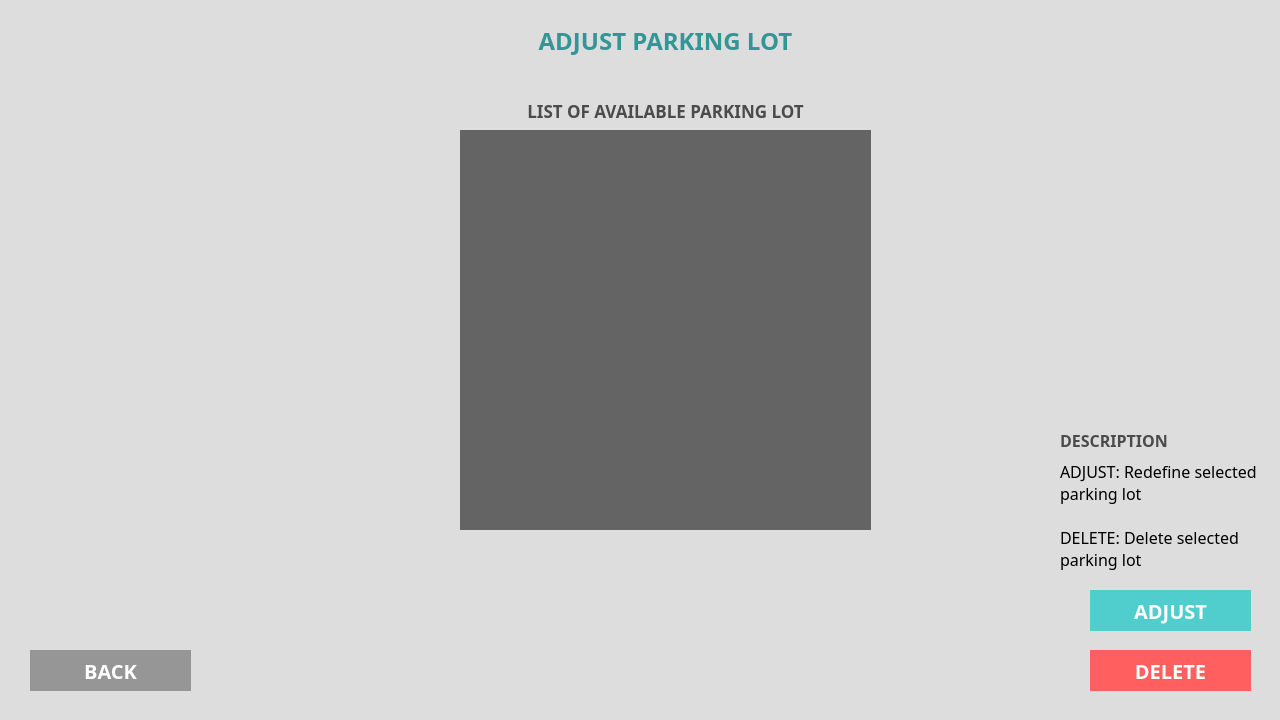
<?xml version="1.0" encoding="UTF-8"?>
<ui version="4.0">
 <class>MainWindow</class>
 <widget class="QMainWindow" name="MainWindow">
  <property name="geometry">
   <rect>
    <x>0</x>
    <y>0</y>
    <width>1280</width>
    <height>720</height>
   </rect>
  </property>
  <property name="sizePolicy">
   <sizepolicy hsizetype="Fixed" vsizetype="Fixed">
    <horstretch>0</horstretch>
    <verstretch>0</verstretch>
   </sizepolicy>
  </property>
  <property name="minimumSize">
   <size>
    <width>1280</width>
    <height>720</height>
   </size>
  </property>
  <property name="maximumSize">
   <size>
    <width>1280</width>
    <height>720</height>
   </size>
  </property>
  <property name="windowTitle">
   <string>MainWindow</string>
  </property>
  <property name="styleSheet">
   <string notr="true">border:0;
background-color: rgb(221, 221, 221);</string>
  </property>
  <widget class="QWidget" name="centralwidget">
   <widget class="QLabel" name="adjust_pl_label">
    <property name="geometry">
     <rect>
      <x>460</x>
      <y>20</y>
      <width>411</width>
      <height>41</height>
     </rect>
    </property>
    <property name="sizePolicy">
     <sizepolicy hsizetype="Fixed" vsizetype="Fixed">
      <horstretch>0</horstretch>
      <verstretch>0</verstretch>
     </sizepolicy>
    </property>
    <property name="maximumSize">
     <size>
      <width>1280</width>
      <height>720</height>
     </size>
    </property>
    <property name="font">
     <font>
      <family>Montserrat</family>
      <pointsize>18</pointsize>
      <weight>75</weight>
      <italic>false</italic>
      <bold>true</bold>
     </font>
    </property>
    <property name="styleSheet">
     <string notr="true">color: rgb(50, 150, 150);</string>
    </property>
    <property name="text">
     <string>ADJUST PARKING LOT</string>
    </property>
    <property name="alignment">
     <set>Qt::AlignCenter</set>
    </property>
   </widget>
   <widget class="QLabel" name="avail_list_label">
    <property name="geometry">
     <rect>
      <x>460</x>
      <y>100</y>
      <width>411</width>
      <height>21</height>
     </rect>
    </property>
    <property name="font">
     <font>
      <family>Montserrat</family>
      <pointsize>13</pointsize>
      <weight>75</weight>
      <italic>false</italic>
      <bold>true</bold>
     </font>
    </property>
    <property name="styleSheet">
     <string notr="true">color: rgb(75, 75, 75);</string>
    </property>
    <property name="text">
     <string>LIST OF AVAILABLE PARKING LOT</string>
    </property>
    <property name="alignment">
     <set>Qt::AlignCenter</set>
    </property>
   </widget>
   <widget class="QListWidget" name="avail_pl_list">
    <property name="geometry">
     <rect>
      <x>460</x>
      <y>130</y>
      <width>411</width>
      <height>400</height>
     </rect>
    </property>
    <property name="sizePolicy">
     <sizepolicy hsizetype="Fixed" vsizetype="Fixed">
      <horstretch>0</horstretch>
      <verstretch>0</verstretch>
     </sizepolicy>
    </property>
    <property name="font">
     <font>
      <family>Montserrat</family>
      <pointsize>14</pointsize>
      <weight>75</weight>
      <italic>false</italic>
      <bold>true</bold>
     </font>
    </property>
    <property name="styleSheet">
     <string notr="true">color:rgb(255, 255, 255);
background-color:rgb(100, 100, 100);
</string>
    </property>
    <property name="autoScrollMargin">
     <number>20</number>
    </property>
    <property name="isWrapping" stdset="0">
     <bool>false</bool>
    </property>
    <property name="spacing">
     <number>2</number>
    </property>
    <property name="currentRow">
     <number>-1</number>
    </property>
   </widget>
   <widget class="QPushButton" name="adjust_B">
    <property name="geometry">
     <rect>
      <x>1090</x>
      <y>590</y>
      <width>161</width>
      <height>41</height>
     </rect>
    </property>
    <property name="maximumSize">
     <size>
      <width>200</width>
      <height>50</height>
     </size>
    </property>
    <property name="palette">
     <palette>
      <active>
       <colorrole role="WindowText">
        <brush brushstyle="SolidPattern">
         <color alpha="255">
          <red>255</red>
          <green>255</green>
          <blue>255</blue>
         </color>
        </brush>
       </colorrole>
       <colorrole role="Button">
        <brush brushstyle="SolidPattern">
         <color alpha="255">
          <red>80</red>
          <green>206</green>
          <blue>206</blue>
         </color>
        </brush>
       </colorrole>
       <colorrole role="Text">
        <brush brushstyle="SolidPattern">
         <color alpha="255">
          <red>255</red>
          <green>255</green>
          <blue>255</blue>
         </color>
        </brush>
       </colorrole>
       <colorrole role="ButtonText">
        <brush brushstyle="SolidPattern">
         <color alpha="255">
          <red>255</red>
          <green>255</green>
          <blue>255</blue>
         </color>
        </brush>
       </colorrole>
       <colorrole role="Base">
        <brush brushstyle="SolidPattern">
         <color alpha="255">
          <red>80</red>
          <green>206</green>
          <blue>206</blue>
         </color>
        </brush>
       </colorrole>
       <colorrole role="Window">
        <brush brushstyle="SolidPattern">
         <color alpha="255">
          <red>80</red>
          <green>206</green>
          <blue>206</blue>
         </color>
        </brush>
       </colorrole>
      </active>
      <inactive>
       <colorrole role="WindowText">
        <brush brushstyle="SolidPattern">
         <color alpha="255">
          <red>255</red>
          <green>255</green>
          <blue>255</blue>
         </color>
        </brush>
       </colorrole>
       <colorrole role="Button">
        <brush brushstyle="SolidPattern">
         <color alpha="255">
          <red>80</red>
          <green>206</green>
          <blue>206</blue>
         </color>
        </brush>
       </colorrole>
       <colorrole role="Text">
        <brush brushstyle="SolidPattern">
         <color alpha="255">
          <red>255</red>
          <green>255</green>
          <blue>255</blue>
         </color>
        </brush>
       </colorrole>
       <colorrole role="ButtonText">
        <brush brushstyle="SolidPattern">
         <color alpha="255">
          <red>255</red>
          <green>255</green>
          <blue>255</blue>
         </color>
        </brush>
       </colorrole>
       <colorrole role="Base">
        <brush brushstyle="SolidPattern">
         <color alpha="255">
          <red>80</red>
          <green>206</green>
          <blue>206</blue>
         </color>
        </brush>
       </colorrole>
       <colorrole role="Window">
        <brush brushstyle="SolidPattern">
         <color alpha="255">
          <red>80</red>
          <green>206</green>
          <blue>206</blue>
         </color>
        </brush>
       </colorrole>
      </inactive>
      <disabled>
       <colorrole role="WindowText">
        <brush brushstyle="SolidPattern">
         <color alpha="255">
          <red>255</red>
          <green>255</green>
          <blue>255</blue>
         </color>
        </brush>
       </colorrole>
       <colorrole role="Button">
        <brush brushstyle="SolidPattern">
         <color alpha="255">
          <red>80</red>
          <green>206</green>
          <blue>206</blue>
         </color>
        </brush>
       </colorrole>
       <colorrole role="Text">
        <brush brushstyle="SolidPattern">
         <color alpha="255">
          <red>255</red>
          <green>255</green>
          <blue>255</blue>
         </color>
        </brush>
       </colorrole>
       <colorrole role="ButtonText">
        <brush brushstyle="SolidPattern">
         <color alpha="255">
          <red>255</red>
          <green>255</green>
          <blue>255</blue>
         </color>
        </brush>
       </colorrole>
       <colorrole role="Base">
        <brush brushstyle="SolidPattern">
         <color alpha="255">
          <red>80</red>
          <green>206</green>
          <blue>206</blue>
         </color>
        </brush>
       </colorrole>
       <colorrole role="Window">
        <brush brushstyle="SolidPattern">
         <color alpha="255">
          <red>80</red>
          <green>206</green>
          <blue>206</blue>
         </color>
        </brush>
       </colorrole>
      </disabled>
     </palette>
    </property>
    <property name="font">
     <font>
      <family>Montserrat</family>
      <pointsize>15</pointsize>
      <weight>75</weight>
      <italic>false</italic>
      <bold>true</bold>
     </font>
    </property>
    <property name="whatsThis">
     <string>&lt;html&gt;&lt;head/&gt;&lt;body&gt;&lt;p&gt;&lt;span style=&quot; font-size:11pt; font-weight:400;&quot;&gt;Reset all defined data&lt;/span&gt;&lt;/p&gt;&lt;/body&gt;&lt;/html&gt;</string>
    </property>
    <property name="styleSheet">
     <string notr="true">QPushButton{
	background-color: rgb(80, 206, 206);
	color: rgb(255, 255, 255);
}

QPushButton:hover{
	background-color:rgb(51, 153, 150);
}

QPushButton:pressed{
	background-color: rgb(40, 120, 130);
}</string>
    </property>
    <property name="text">
     <string>ADJUST</string>
    </property>
   </widget>
   <widget class="QPushButton" name="delete_B">
    <property name="geometry">
     <rect>
      <x>1090</x>
      <y>650</y>
      <width>161</width>
      <height>41</height>
     </rect>
    </property>
    <property name="maximumSize">
     <size>
      <width>200</width>
      <height>50</height>
     </size>
    </property>
    <property name="palette">
     <palette>
      <active>
       <colorrole role="WindowText">
        <brush brushstyle="SolidPattern">
         <color alpha="255">
          <red>255</red>
          <green>255</green>
          <blue>255</blue>
         </color>
        </brush>
       </colorrole>
       <colorrole role="Button">
        <brush brushstyle="SolidPattern">
         <color alpha="255">
          <red>255</red>
          <green>95</green>
          <blue>95</blue>
         </color>
        </brush>
       </colorrole>
       <colorrole role="Text">
        <brush brushstyle="SolidPattern">
         <color alpha="255">
          <red>255</red>
          <green>255</green>
          <blue>255</blue>
         </color>
        </brush>
       </colorrole>
       <colorrole role="ButtonText">
        <brush brushstyle="SolidPattern">
         <color alpha="255">
          <red>255</red>
          <green>255</green>
          <blue>255</blue>
         </color>
        </brush>
       </colorrole>
       <colorrole role="Base">
        <brush brushstyle="SolidPattern">
         <color alpha="255">
          <red>255</red>
          <green>95</green>
          <blue>95</blue>
         </color>
        </brush>
       </colorrole>
       <colorrole role="Window">
        <brush brushstyle="SolidPattern">
         <color alpha="255">
          <red>255</red>
          <green>95</green>
          <blue>95</blue>
         </color>
        </brush>
       </colorrole>
      </active>
      <inactive>
       <colorrole role="WindowText">
        <brush brushstyle="SolidPattern">
         <color alpha="255">
          <red>255</red>
          <green>255</green>
          <blue>255</blue>
         </color>
        </brush>
       </colorrole>
       <colorrole role="Button">
        <brush brushstyle="SolidPattern">
         <color alpha="255">
          <red>255</red>
          <green>95</green>
          <blue>95</blue>
         </color>
        </brush>
       </colorrole>
       <colorrole role="Text">
        <brush brushstyle="SolidPattern">
         <color alpha="255">
          <red>255</red>
          <green>255</green>
          <blue>255</blue>
         </color>
        </brush>
       </colorrole>
       <colorrole role="ButtonText">
        <brush brushstyle="SolidPattern">
         <color alpha="255">
          <red>255</red>
          <green>255</green>
          <blue>255</blue>
         </color>
        </brush>
       </colorrole>
       <colorrole role="Base">
        <brush brushstyle="SolidPattern">
         <color alpha="255">
          <red>255</red>
          <green>95</green>
          <blue>95</blue>
         </color>
        </brush>
       </colorrole>
       <colorrole role="Window">
        <brush brushstyle="SolidPattern">
         <color alpha="255">
          <red>255</red>
          <green>95</green>
          <blue>95</blue>
         </color>
        </brush>
       </colorrole>
      </inactive>
      <disabled>
       <colorrole role="WindowText">
        <brush brushstyle="SolidPattern">
         <color alpha="255">
          <red>255</red>
          <green>255</green>
          <blue>255</blue>
         </color>
        </brush>
       </colorrole>
       <colorrole role="Button">
        <brush brushstyle="SolidPattern">
         <color alpha="255">
          <red>255</red>
          <green>95</green>
          <blue>95</blue>
         </color>
        </brush>
       </colorrole>
       <colorrole role="Text">
        <brush brushstyle="SolidPattern">
         <color alpha="255">
          <red>255</red>
          <green>255</green>
          <blue>255</blue>
         </color>
        </brush>
       </colorrole>
       <colorrole role="ButtonText">
        <brush brushstyle="SolidPattern">
         <color alpha="255">
          <red>255</red>
          <green>255</green>
          <blue>255</blue>
         </color>
        </brush>
       </colorrole>
       <colorrole role="Base">
        <brush brushstyle="SolidPattern">
         <color alpha="255">
          <red>255</red>
          <green>95</green>
          <blue>95</blue>
         </color>
        </brush>
       </colorrole>
       <colorrole role="Window">
        <brush brushstyle="SolidPattern">
         <color alpha="255">
          <red>255</red>
          <green>95</green>
          <blue>95</blue>
         </color>
        </brush>
       </colorrole>
      </disabled>
     </palette>
    </property>
    <property name="font">
     <font>
      <family>Montserrat</family>
      <pointsize>15</pointsize>
      <weight>75</weight>
      <italic>false</italic>
      <bold>true</bold>
     </font>
    </property>
    <property name="whatsThis">
     <string>&lt;html&gt;&lt;head/&gt;&lt;body&gt;&lt;p&gt;&lt;span style=&quot; font-size:11pt; font-weight:400;&quot;&gt;Reset all defined data&lt;/span&gt;&lt;/p&gt;&lt;/body&gt;&lt;/html&gt;</string>
    </property>
    <property name="styleSheet">
     <string notr="true">QPushButton{
	background-color: rgb(255, 95, 95);
	color: rgb(255, 255, 255);
}

QPushButton:hover{
	background-color:rgb(200, 80, 80);
}

QPushButton:pressed{
	background-color: rgb(200, 60, 60);
}</string>
    </property>
    <property name="text">
     <string>DELETE</string>
    </property>
   </widget>
   <widget class="QLabel" name="description">
    <property name="geometry">
     <rect>
      <x>1060</x>
      <y>460</y>
      <width>201</width>
      <height>111</height>
     </rect>
    </property>
    <property name="font">
     <font>
      <family>Montserrat</family>
      <pointsize>12</pointsize>
     </font>
    </property>
    <property name="text">
     <string>ADJUST: Redefine selected parking lot

DELETE: Delete selected parking lot</string>
    </property>
    <property name="alignment">
     <set>Qt::AlignLeading|Qt::AlignLeft|Qt::AlignVCenter</set>
    </property>
    <property name="wordWrap">
     <bool>true</bool>
    </property>
   </widget>
   <widget class="QLabel" name="label">
    <property name="geometry">
     <rect>
      <x>1060</x>
      <y>430</y>
      <width>171</width>
      <height>21</height>
     </rect>
    </property>
    <property name="font">
     <font>
      <family>Montserrat</family>
      <pointsize>12</pointsize>
      <weight>75</weight>
      <bold>true</bold>
     </font>
    </property>
    <property name="styleSheet">
     <string notr="true">color: rgb(75, 75, 75);</string>
    </property>
    <property name="text">
     <string>DESCRIPTION</string>
    </property>
   </widget>
   <widget class="QPushButton" name="back_B">
    <property name="geometry">
     <rect>
      <x>30</x>
      <y>650</y>
      <width>161</width>
      <height>41</height>
     </rect>
    </property>
    <property name="maximumSize">
     <size>
      <width>200</width>
      <height>50</height>
     </size>
    </property>
    <property name="palette">
     <palette>
      <active>
       <colorrole role="WindowText">
        <brush brushstyle="SolidPattern">
         <color alpha="255">
          <red>255</red>
          <green>255</green>
          <blue>255</blue>
         </color>
        </brush>
       </colorrole>
       <colorrole role="Button">
        <brush brushstyle="SolidPattern">
         <color alpha="255">
          <red>150</red>
          <green>150</green>
          <blue>150</blue>
         </color>
        </brush>
       </colorrole>
       <colorrole role="Text">
        <brush brushstyle="SolidPattern">
         <color alpha="255">
          <red>255</red>
          <green>255</green>
          <blue>255</blue>
         </color>
        </brush>
       </colorrole>
       <colorrole role="ButtonText">
        <brush brushstyle="SolidPattern">
         <color alpha="255">
          <red>255</red>
          <green>255</green>
          <blue>255</blue>
         </color>
        </brush>
       </colorrole>
       <colorrole role="Base">
        <brush brushstyle="SolidPattern">
         <color alpha="255">
          <red>150</red>
          <green>150</green>
          <blue>150</blue>
         </color>
        </brush>
       </colorrole>
       <colorrole role="Window">
        <brush brushstyle="SolidPattern">
         <color alpha="255">
          <red>150</red>
          <green>150</green>
          <blue>150</blue>
         </color>
        </brush>
       </colorrole>
      </active>
      <inactive>
       <colorrole role="WindowText">
        <brush brushstyle="SolidPattern">
         <color alpha="255">
          <red>255</red>
          <green>255</green>
          <blue>255</blue>
         </color>
        </brush>
       </colorrole>
       <colorrole role="Button">
        <brush brushstyle="SolidPattern">
         <color alpha="255">
          <red>150</red>
          <green>150</green>
          <blue>150</blue>
         </color>
        </brush>
       </colorrole>
       <colorrole role="Text">
        <brush brushstyle="SolidPattern">
         <color alpha="255">
          <red>255</red>
          <green>255</green>
          <blue>255</blue>
         </color>
        </brush>
       </colorrole>
       <colorrole role="ButtonText">
        <brush brushstyle="SolidPattern">
         <color alpha="255">
          <red>255</red>
          <green>255</green>
          <blue>255</blue>
         </color>
        </brush>
       </colorrole>
       <colorrole role="Base">
        <brush brushstyle="SolidPattern">
         <color alpha="255">
          <red>150</red>
          <green>150</green>
          <blue>150</blue>
         </color>
        </brush>
       </colorrole>
       <colorrole role="Window">
        <brush brushstyle="SolidPattern">
         <color alpha="255">
          <red>150</red>
          <green>150</green>
          <blue>150</blue>
         </color>
        </brush>
       </colorrole>
      </inactive>
      <disabled>
       <colorrole role="WindowText">
        <brush brushstyle="SolidPattern">
         <color alpha="255">
          <red>255</red>
          <green>255</green>
          <blue>255</blue>
         </color>
        </brush>
       </colorrole>
       <colorrole role="Button">
        <brush brushstyle="SolidPattern">
         <color alpha="255">
          <red>150</red>
          <green>150</green>
          <blue>150</blue>
         </color>
        </brush>
       </colorrole>
       <colorrole role="Text">
        <brush brushstyle="SolidPattern">
         <color alpha="255">
          <red>255</red>
          <green>255</green>
          <blue>255</blue>
         </color>
        </brush>
       </colorrole>
       <colorrole role="ButtonText">
        <brush brushstyle="SolidPattern">
         <color alpha="255">
          <red>255</red>
          <green>255</green>
          <blue>255</blue>
         </color>
        </brush>
       </colorrole>
       <colorrole role="Base">
        <brush brushstyle="SolidPattern">
         <color alpha="255">
          <red>150</red>
          <green>150</green>
          <blue>150</blue>
         </color>
        </brush>
       </colorrole>
       <colorrole role="Window">
        <brush brushstyle="SolidPattern">
         <color alpha="255">
          <red>150</red>
          <green>150</green>
          <blue>150</blue>
         </color>
        </brush>
       </colorrole>
      </disabled>
     </palette>
    </property>
    <property name="font">
     <font>
      <family>Montserrat</family>
      <pointsize>15</pointsize>
      <weight>75</weight>
      <italic>false</italic>
      <bold>true</bold>
     </font>
    </property>
    <property name="whatsThis">
     <string>&lt;html&gt;&lt;head/&gt;&lt;body&gt;&lt;p&gt;&lt;span style=&quot; font-size:11pt; font-weight:400;&quot;&gt;Reset all defined data&lt;/span&gt;&lt;/p&gt;&lt;/body&gt;&lt;/html&gt;</string>
    </property>
    <property name="styleSheet">
     <string notr="true">QPushButton{
	background-color: rgb(150, 150, 150);
	color: rgb(255, 255, 255);
}

QPushButton:hover{
	background-color:rgb(100, 100, 100);
}

QPushButton:pressed{
	background-color: rgb(75, 75, 75);
}</string>
    </property>
    <property name="text">
     <string>BACK</string>
    </property>
   </widget>
  </widget>
  <widget class="QMenuBar" name="menubar">
   <property name="geometry">
    <rect>
     <x>0</x>
     <y>0</y>
     <width>1280</width>
     <height>21</height>
    </rect>
   </property>
  </widget>
  <widget class="QStatusBar" name="statusbar"/>
 </widget>
 <resources/>
 <connections/>
</ui>
